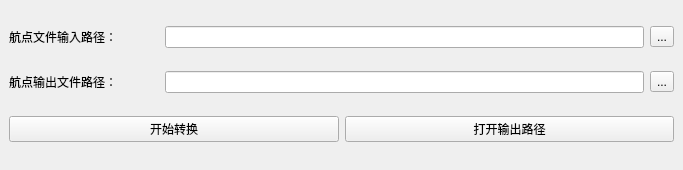
<?xml version="1.0" encoding="UTF-8"?>
<ui version="4.0">
 <class>MainWindow</class>
 <widget class="QMainWindow" name="MainWindow">
  <property name="geometry">
   <rect>
    <x>0</x>
    <y>0</y>
    <width>683</width>
    <height>170</height>
   </rect>
  </property>
  <property name="windowTitle">
   <string>大疆航线生成器</string>
  </property>
  <widget class="QWidget" name="centralwidget">
   <layout class="QVBoxLayout" name="verticalLayout">
    <item>
     <layout class="QHBoxLayout" name="horizontalLayout">
      <item>
       <widget class="QLabel" name="label">
        <property name="minimumSize">
         <size>
          <width>150</width>
          <height>0</height>
         </size>
        </property>
        <property name="maximumSize">
         <size>
          <width>150</width>
          <height>16777215</height>
         </size>
        </property>
        <property name="text">
         <string>航点文件输入路径：</string>
        </property>
       </widget>
      </item>
      <item>
       <widget class="QLineEdit" name="lineEdit_input"/>
      </item>
      <item>
       <widget class="QToolButton" name="toolButton_input">
        <property name="text">
         <string>...</string>
        </property>
       </widget>
      </item>
     </layout>
    </item>
    <item>
     <layout class="QHBoxLayout" name="horizontalLayout_2">
      <item>
       <widget class="QLabel" name="label_2">
        <property name="minimumSize">
         <size>
          <width>150</width>
          <height>0</height>
         </size>
        </property>
        <property name="maximumSize">
         <size>
          <width>150</width>
          <height>16777215</height>
         </size>
        </property>
        <property name="text">
         <string>航点输出文件路径：</string>
        </property>
       </widget>
      </item>
      <item>
       <widget class="QLineEdit" name="lineEdit_ouput"/>
      </item>
      <item>
       <widget class="QToolButton" name="toolButton_output">
        <property name="text">
         <string>...</string>
        </property>
       </widget>
      </item>
     </layout>
    </item>
    <item>
     <layout class="QHBoxLayout" name="horizontalLayout_3">
      <item>
       <widget class="QPushButton" name="pushButton_start">
        <property name="text">
         <string>开始转换</string>
        </property>
       </widget>
      </item>
      <item>
       <widget class="QPushButton" name="pushButton_openOutputDir">
        <property name="text">
         <string>打开输出路径</string>
        </property>
       </widget>
      </item>
     </layout>
    </item>
   </layout>
  </widget>
 </widget>
 <resources/>
 <connections/>
</ui>
